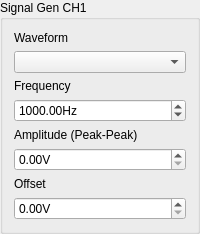
         <widget class="QGroupBox" name="signalGenGroup_CH1">
          <property name="enabled">
           <bool>true</bool>
          </property>
          <property name="title">
           <string>Signal Gen CH1</string>
          </property>
          <property name="checkable">
           <bool>false</bool>
          </property>
          <property name="checked">
           <bool>false</bool>
          </property>
          <layout class="QVBoxLayout" name="verticalLayout_19">
           <item>
            <widget class="QLabel" name="waveformLabel_CH1">
             <property name="text">
              <string>Waveform</string>
             </property>
            </widget>
           </item>
           <item>
            <widget class="espoComboBox" name="waveformSelect_CH1"/>
           </item>
           <item>
            <widget class="QLabel" name="frequencyLabel_CH1">
             <property name="text">
              <string>Frequency</string>
             </property>
            </widget>
           </item>
           <item>
            <widget class="espoSpinBox" name="frequencyValue_CH1">
             <property name="suffix">
              <string notr="true">Hz</string>
             </property>
             <property name="decimals">
              <number>2</number>
             </property>
             <property name="minimum">
              <double>0.000000000000000</double>
             </property>
             <property name="maximum">
              <double>1000000.000000000000000</double>
             </property>
             <property name="singleStep">
              <double>100.000000000000000</double>
             </property>
             <property name="value">
              <double>1000.000000000000000</double>
             </property>
            </widget>
           </item>
           <item>
            <widget class="QLabel" name="amplitudeLabel_CH1">
             <property name="text">
              <string>Amplitude (Peak-Peak)</string>
             </property>
            </widget>
           </item>
           <item>
            <widget class="espoSpinBox" name="amplitudeValue_CH1">
             <property name="suffix">
              <string>V</string>
             </property>
             <property name="maximum">
              <double>9.600000000000000</double>
             </property>
             <property name="singleStep">
              <double>0.100000000000000</double>
             </property>
            </widget>
           </item>
           <item>
            <widget class="QLabel" name="dcOffsetLabel_CH1">
             <property name="text">
              <string>Offset</string>
             </property>
            </widget>
           </item>
           <item>
            <widget class="espoSpinBox" name="dcOffsetValue_CH1">
             <property name="suffix">
              <string>V</string>
             </property>
             <property name="maximum">
              <double>9.600000000000000</double>
             </property>
             <property name="singleStep">
              <double>0.100000000000000</double>
             </property>
            </widget>
           </item>
          </layout>
         </widget>
